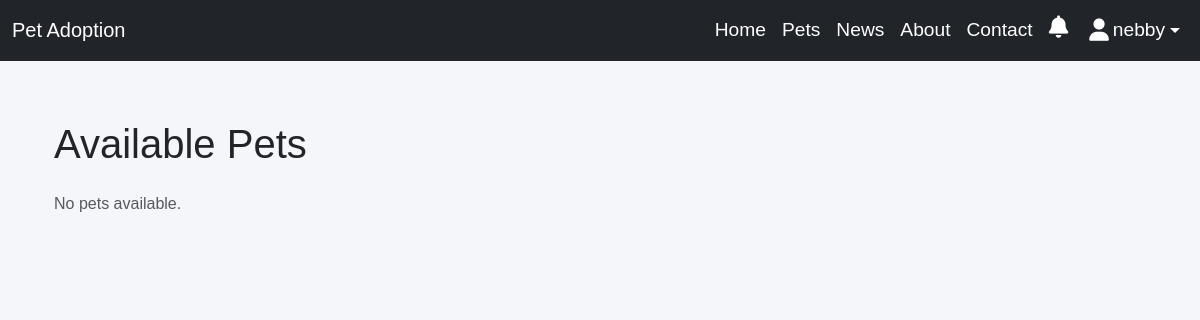
Before: /pets/ (signed in) with the older database file.
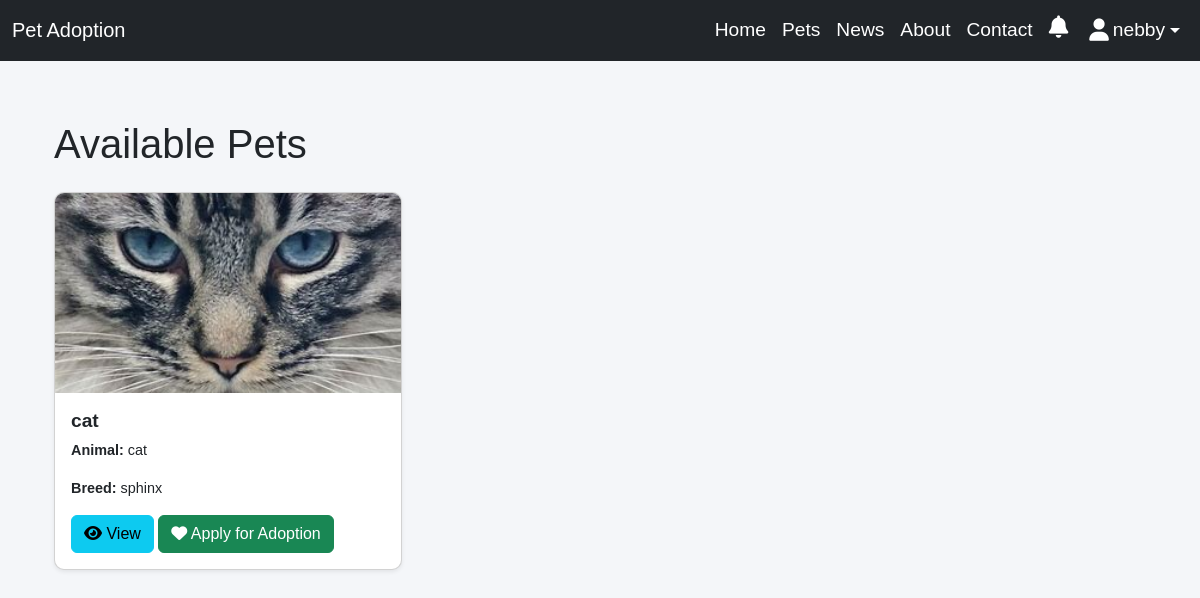
After: the same page with the newer database file.
### app/models.py (models this page shows, shortened)
class Pet(models.Model):
    name = models.CharField(max_length=100)
    animal = models.CharField(max_length=50)
    breed = models.CharField(max_length=50)
    age = models.IntegerField()
    description = models.TextField()
    post_image = models.ImageField(upload_to='pets/')
    owner = models.ForeignKey(settings.AUTH_USER_MODEL, null=True, blank=True, on_delete=models.SET_NULL)
    is_adopted = models.BooleanField(default=False)

### app/views.py (the view)
# urls.py: path('pets/', PetListView.as_view(), name='pet_list'),
class PetListView(ListView):
    model = Pet
    template_name = 'pet/pet_list.html'
    context_object_name = 'pets'
    def get_queryset(self):
        return Pet.objects.filter(owner__isnull=True)
    def get_context_data(self, **kwargs):
        context = super().get_context_data(**kwargs)
        for pet in context['pets']:
            existing_application = AdoptionApplication.objects.filter(user=self.request.user, pet=pet).first()
            pet.already_applied = existing_application and existing_application.status in ['Pending', 'Approved']
        return context

### app/context_processors.py (called while the page is built)
def notification_count(request):
    if request.user.is_authenticated:
        unread_count = Notification.objects.filter(
            Q(sender=request.user) | Q(recipient=request.user),
            is_read=False
        ).count()
    else:
        unread_count = 0
    return {'unread_notifications_count': unread_count}

### app/templates/pet/pet_list.html (shortened to what this page needs)
{% extends 'app/base.html' %}
{% block content %}
<div class="container mt-4">
    <h1 class="mb-4">Available Pets</h1>
    <div class="row">
        {% for pet in pets %}
        <div class="col-md-4">
            <div class="card mb-4 shadow-sm">
                {% if pet.post_image %}
                <img src="{{ pet.post_image.url }}" class="card-img-top" alt="{{ pet.name }}">
                {% endif %}
                <div class="card-body">
                    <h5 class="card-title">{{ pet.name }}</h5>
                    <p class="card-text"><strong>Animal:</strong> {{ pet.animal }}</p>
                    <p class="card-text"><strong>Breed:</strong> {{ pet.breed }}</p>
                    <a href="{% url 'pet_detail' pet.pk %}" class="btn btn-info"><i class="fas fa-eye"></i> View</a>
                    {% if request.user == pet.owner %}
                        <a href="{% url 'pet_update' pet.pk %}" class="btn btn-warning"><i class="fas fa-edit"></i> Edit</a>
                        <a href="{% url 'pet_delete' pet.pk %}" class="btn btn-danger"><i class="fas fa-trash"></i> Delete</a>
                    {% elif not request.user.is_staff %}
                        {% if pet.already_applied %}
                            <button class="btn btn-secondary" disabled><i class="fas fa-heart"></i> Already Applied</button>
                        {% else %}
                            <a href="{% url 'adoption_application_create' pet.pk %}" class="btn btn-success"><i class="fas fa-heart"></i> Apply for Adoption</a>
                        {% endif %}
                    {% endif %}
                </div>
            </div>
        </div>
        {% empty %}
        <p class="text-muted">No pets available.</p>
        {% endfor %}
    </div>
</div>
{% endblock content %}

Changed rows visible on the page:
added Pet: post_image (picture), name "cat", animal "cat", breed "sphinx", shows "Apply for Adoption"
Other visible differences:
text no longer shown: "No pets available."
